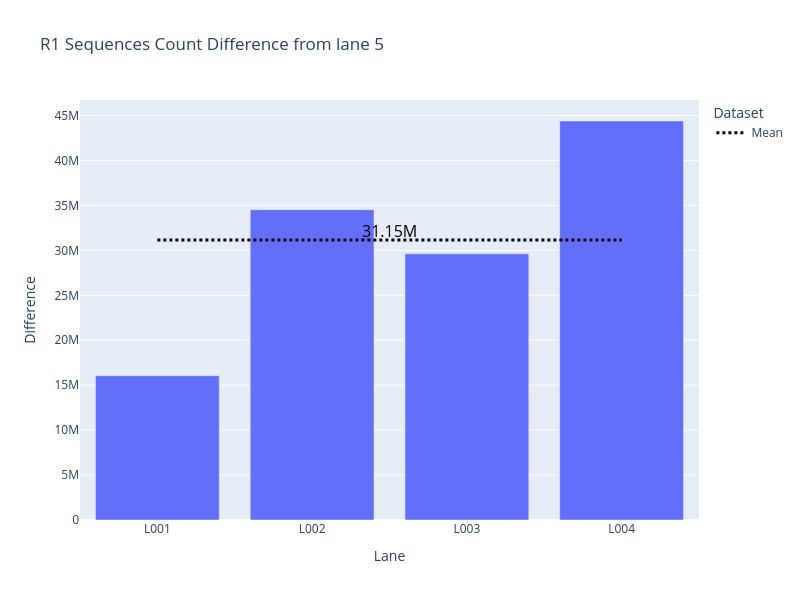

The notebook cell this image was saved under:
### Markdown cell above
R1 sequences count difference:

### Code cell
difference = group_reset_ns6['fastqc_raw__Total Sequences'] - group_reset_nsX['fastqc_raw__Total Sequences'].iloc[0]
group_reset_ns6['abs_difference'] = difference

# Create a single plot
fig = go.Figure()


# Add NS6 data
fig.add_trace(
    go.Bar(
        x=group_reset_ns6["Lane"],
        y=group_reset_ns6["abs_difference"],
        name="",
        hovertemplate=hover_template,
        showlegend=False  # Ensure mean appears in the legend
    )
)

mean_difference = group_reset_ns6['abs_difference'].mean()


# Overlay mean value as a dashed line
fig.add_trace(
    go.Scatter(
        x=group_reset_ns6["Lane"],
        y=[mean_difference] * len(group_reset_ns6),  # Mean line
        mode="lines",  # Add markers to the line
        name="Mean",
        line=dict(
            color="black",  # Set the color to re
            dash="dot",
            width=3       # Set line thickness
        ),
        showlegend=True  # Ensure mean appears in the legend
    )
)

# Add an annotation for the mean
fig.add_annotation(
    x=0.5,  # Adjust to position annotation centrally
    y=mean_difference + 1000000,
    xref="paper",
    yref="y",
    text=f"{mean_difference / 1_000_000:.2f}M",
    showarrow=False,
    font=dict(color="black", size=16)
)

# Update layout
fig.update_layout(
    height=600, width=800,
    yaxis_title="Difference",
    # yaxis_range=[0, 3e10],
    barmode="group",  # Use grouped bars
    title="R1 Sequences Count Difference from lane 5",
    xaxis_title="Lane",
    legend_title="Dataset"
)

# Show the figure
fig.show()

### Figure 1 — Plotly figure (JSON) as saved in the notebook; plotly's stock layout.template omitted (floating-point values rounded to 4 significant figures)
{"data": [{"hovertemplate": "%{y}<extra></extra>", "name": "", "showlegend": false, "type": "bar", "x": ["L001", "L002", "L003", "L004"], "y": [16053434, 34521604, 29612693, 44394138]}, {"line": {"color": "black", "dash": "dot", "width": 3}, "mode": "lines", "name": "Mean", "showlegend": true, "type": "scatter", "x": ["L001", "L002", "L003", "L004"], "y": [31150000.0, 31150000.0, 31150000.0, 31150000.0]}], "layout": {"annotations": [{"font": {"color": "black", "size": 16}, "showarrow": false, "text": "31.15M", "x": 0.5, "xref": "paper", "y": 32150000.0, "yref": "y"}], "barmode": "group", "height": 600, "legend": {"title": {"text": "Dataset"}}, "title": {"text": "R1 Sequences Count Difference from lane 5"}, "width": 800, "xaxis": {"title": {"text": "Lane"}}, "yaxis": {"title": {"text": "Difference"}}}}
